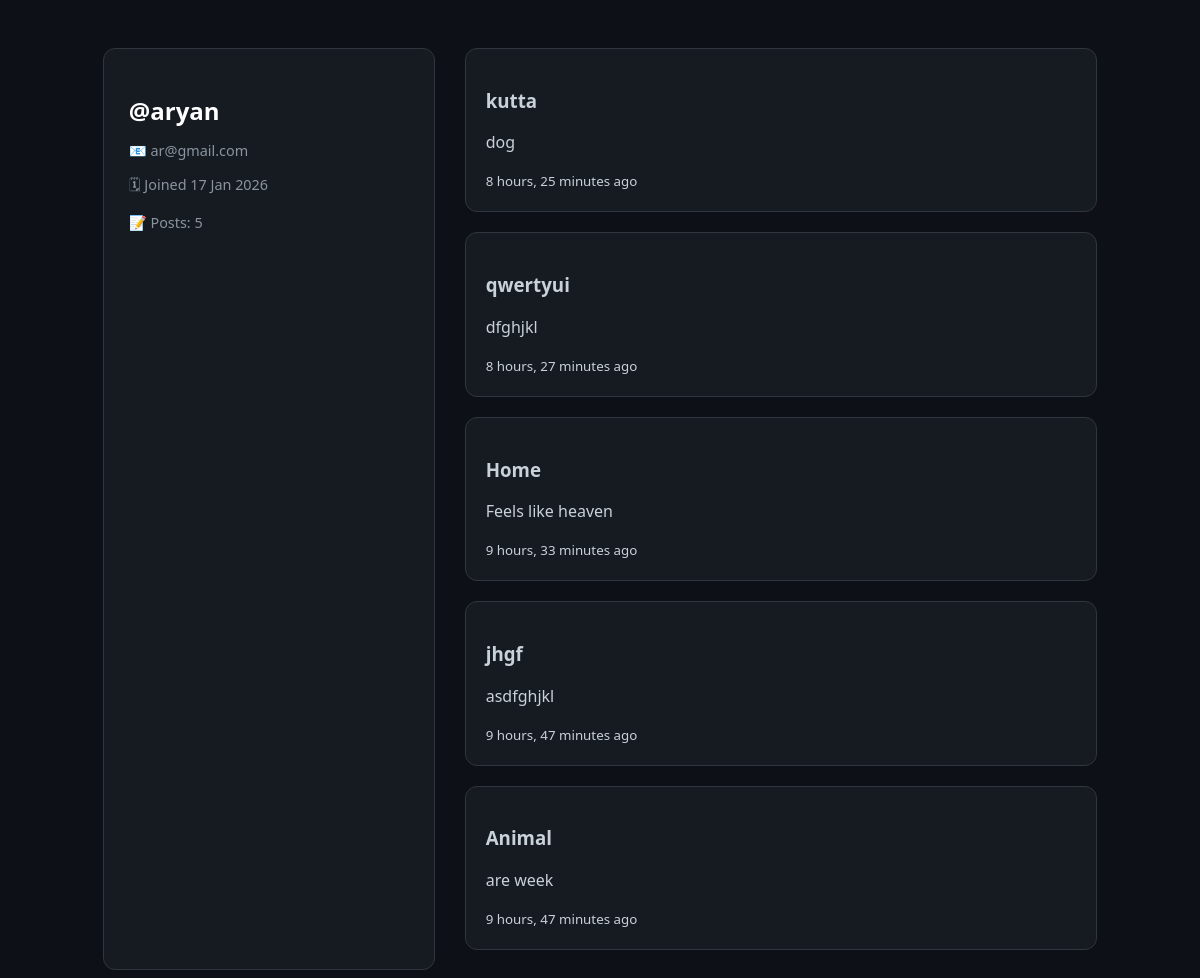
Page /profile/aryan/ on the committed database.
### post/models.py (models this page shows, shortened)
class Post(models.Model):
    author = models.ForeignKey(
        User,
        on_delete=models.CASCADE,
        related_name="posts"
    )
    title = models.CharField(max_length=200)
    content = models.TextField()
    created_at = models.DateTimeField(auto_now_add=True)

### post/views.py (the view)
# urls.py: path("profile/<str:username>/", views.user_profile, name="user_profile"),
def user_profile(request, username):
    user = get_object_or_404(User, username=username)
    posts = Post.objects.filter(author=user).order_by("-created_at")
    return render(request, "post/profile.html", {
        "profile_user": user,
        "posts": posts
    })

### post/templates/post/profile.html (shortened to what this page needs)
<!DOCTYPE html>
<html lang="en">
<head>
</head>
<body>
<div class="layout">
  <aside class="profile-card">
    <h2>@{{ profile_user.username }}</h2>
    <p>📧 {{ profile_user.email }}</p>
    <p>🗓 Joined {{ profile_user.date_joined|date:"d M Y" }}</p>
    <p>📝 Posts: {{ posts.count }}</p>
  </aside>
  <section class="posts">
    {% for post in posts %}
      <article class="post-card">
        <h3>{{ post.title }}</h3>
        <p>{{ post.content|truncatewords:30 }}</p>
        <small>{{ post.created_at|timesince }} ago</small>
      </article>
    {% empty %}
      <p>This user has no posts yet.</p>
    {% endfor %}
  </section>
</div>
</body>
</html>

### post/templates/post/profile.html (style rules this page uses)
body { background: #0d1117; color: #c9d1d9; font-family: system-ui; }
.layout { display: flex; gap: 30px; padding: 40px 8%; }
.profile-card { width: 280px; background: #161b22; padding: 25px; border-radius: 12px; border: 1px solid #30363d; }
.profile-card h2 { color: white; margin-bottom: 10px; }
.profile-card p { font-size: 0.9rem; color: #8b949e; margin-bottom: 8px; }
.posts { flex: 1; }
.post-card { background: #161b22; padding: 20px; border-radius: 12px; margin-bottom: 20px; border: 1px solid #30363d; }

### rows in the picture
Post: title "kutta", content "dog", created_at "8 hours, 25 minutes"
Post: title "qwertyui", content "dfghjkl", created_at "8 hours, 27 minutes"
Post: title "Home", content "Feels like heaven", created_at "9 hours, 33 minutes"
Post: title "jhgf", content "asdfghjkl", created_at "9 hours, 47 minutes"
Post: title "Animal", content "are week", created_at "9 hours, 47 minutes"

### other values in the picture
{{ profile_user.username }} "aryan"
{{ profile_user.email }} "ar@gmail.com"
{{ profile_user.date_joined|date:"d M Y" }} "17 Jan 2026"
{{ posts.count }} "5"
